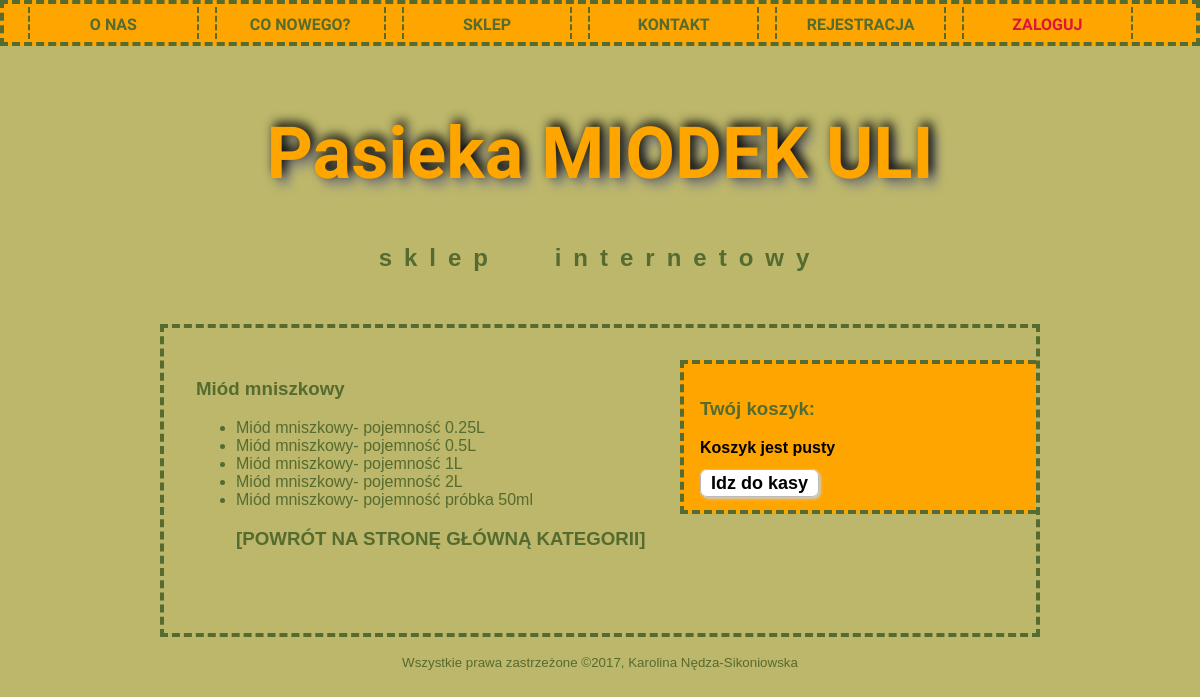
Screenshot of /show_me_my_miod.php?id_miod=1 with the database file from the repository.
### tables this page shows
CREATE TABLE `miody` (
  `id_miod` tinyint(4) NOT NULL,
  `nazwa_m` varchar(50) NOT NULL,
  `opis_m` text NOT NULL
);

CREATE TABLE `pojemnosc` (
  `id_poj` int(11) NOT NULL,
  `nazwa_poj` varchar(11) NOT NULL
);

### funkcje_sklep.php (the view, shortened to what this page needs)
<?php
function wynik_do_tablicy($result)
{
		$result_table = array();
		for ($j = 0 ; $row = $result->fetch_assoc() ; $j++)
		{
			$result_table[$j] = $row;
		}
	return $result_table;
}
function pobierz_nazwe_miodu($id_miod)
{
			try
			{
				$connection = polacz();
				if($connection->connect_errno!=0)
				{
					throw new Exception(mysqli_connect_errno());
				}
				else
				{
					$query = "SELECT M.nazwa_m
					FROM miody AS M WHERE M.id_miod = '".$id_miod."'";
					$result = $connection->query($query);
					if(!$result) throw new Exception($connection->error);
					else
					{
						$num_of_prod =$result->num_rows;
						$row = $result->fetch_object();
						return $row->nazwa_m;
					}
				}
			}
			catch(Exception $err)
			{
				blad($err);
			}
}
function pobierz_miody($miod)
{
				try
				{
					$connection = polacz();
					if($connection->connect_errno!=0)
					{
						throw new Exception(mysqli_connect_errno());
					}
					else
					{
						$query = "SELECT M.nazwa_m, MP.id_mp, P.nazwa_poj
						FROM miody AS M, miod_poj AS MP, pojemnosc AS P
						WHERE MP.rodzaj = M.id_miod AND MP.pojemnosc = P.id_poj AND M.nazwa_m = '$miod';";
						$result = $connection->query($query);
						if(!$result) throw new Exception($connection->error);
						else
						{
							$result = wynik_do_tablicy($result);
						}
						return $result;
					}
				}
				catch(Exception $err)
				{
					blad($err);
				}
}
function wyswietl_miody_pojemnosci($tablica_miodow)
{
	echo "<ul>";
	foreach($tablica_miodow as $row)
	{
		$url = "ten_sloik_miodu.php?id_mp=".($row['id_mp']);
		$miod = $row['nazwa_m'];
		$pojemnosc = $row['nazwa_poj'];
		echo "<li>";
		echo '<a href="'.$url.'"alt="miod">Miód '.$miod.'- pojemność '.$pojemnosc.'</a><br>';
	}
}
function przycisk($cel, $dzialanie) {
  echo '<a href="'.$cel.'" class="button">'.$dzialanie.'</a>';
}
?>

### show_me_my_miod.php (shortened to what this page needs)
<?php
require "funkcje_sklep.php";
$id_miod = $_GET['id_miod'];
$miod = pobierz_nazwe_miodu($id_miod);
?>
<!DOCTYPE html>
<html lang="pl-PL">
  <head>
	<link rel="stylesheet" href="styl1.css" type="text/css">
  </head>
 <body>
<div id="top"><nav>
	<div class="nav"><a href="index.php">o nas</a></div>
    <div class="nav"><a href="news.php">co nowego?</a></div>
    <div class="nav"><a href="sklep.php">sklep</a></div>
	<div class="nav"><a href="kontakt.php">kontakt</a></div>
    <?php
	if (isset($_SESSION['zalogowany'])&&$_SESSION['zalogowany']==true)
	{
		echo '<div class="nav"><a href="user_start.php">twoje konto</a></div>';
	}
	else
	{
		echo '<div class="nav"><a href="register.php">rejestracja</a></div>';
	}
	?>
	<?php
	if (isset($_SESSION['zalogowany'])&&$_SESSION['zalogowany']==true)
	{
		echo '<div class="nav"><a href="logout.php"><span style="color:crimson;">wyloguj</span></a></div>';
	}
	else
	{
		echo '<div class="nav"><a href="login.php"><span style="color:crimson;">zaloguj</span></a></div>';
	}
	?>
</nav></div>
 <div id="logo">
	<h1>Pasieka MIODEK ULI</h1>
	<h2>sklep internetowy</h2>
 </div>
 <div id="main">
	<div id="maincontent">
	<h3><?php echo "Miód ".$miod; ?></h3>
<?php
$tablica_miodow = pobierz_miody($miod);
wyswietl_miody_pojemnosci($tablica_miodow);
?>
<a href="sklep.php"><h3>[POWRÓT NA STRONĘ GŁÓWNĄ KATEGORII]</h3></a>
</div>
	<aside id="basket">
		<div>
		<h3>Twój koszyk:</h3>
<?php
if(($_SESSION['koszyk']) && (array_count_values($_SESSION['koszyk'])))
{
	pokaz_koszyk($_SESSION['koszyk']);
}
else
{
	echo "<p>Koszyk jest pusty</p>";
}
przycisk("do_kasy.php", "Idz do kasy");
?>
		</div>
	</aside>
 </div>
 <footer>
	 <small>Wszystkie prawa zastrzeżone &copy;2017, <a href="mailto:karolcia999@gmail.com">Karolina Nędza-Sikoniowska</a></small>
 </footer>
 </body>
 </html>

### styl1.css (style rules this page uses)
body { background-color: darkkhaki; font-size: medium; font-family: Calibri, sans-serif; margin: 0 !important; }
nav { width: auto; padding: 0.2em 1em; font-family: 'Cabin Sketch', cursive; font-size: 1em; font-weight: bold; text-transform: uppercase; text-align: center; color: darkolivegreen; background-color: orange; list-style-type: none; border: 4px dashed; margin-left: auto; margin-right: auto; }
.nav { float: left; margin-left: 0.5em; margin-right: 0.5em; padding: 0.5em 0.5em; margin-top: 0; border-right: 2px dashed; border-left: 2px dashed; background-color: orange; min-width: 13% ; height:1em; }
#top { margin-left: auto; margin-right: auto; }
#logo { padding: 1em 0; border: 0px; margin-right: auto; margin-left: auto; }
#main { width: 70%; padding-right: 0em; padding-left: 2em; padding-top: 2em; padding-bottom: 4em; margin-right: auto; margin-left: auto; margin-top: 1em; margin-bottom: 1em; color: darkolivegreen; text-align: justify; border: 4px dashed; }
#maincontent { float: left; width: auto; max-width: 70%; }
aside { float: right; padding: 1em; border-top: 4px dashed; border-bottom: 4px dashed; border-left: 4px dashed; color: darkolivegreen; background-color: orange; font-weight: bold; width: 20em; }
footer { clear: both; text-align: center; color: darkolivegreen; }
h1 { color: orange; font-family: 'Cabin Sketch', cursive; font-size: 4.5em; text-align: center; text-shadow: .05em -.05em 0.15em black, .1em .1em 0.15em gray; }
h2 { word-spacing: 1.5em; letter-spacing: 0.5em; text-align: center; color: darkolivegreen; }
p { color: black; }
a { text-decoration: none; color: darkolivegreen; }
#basket { background: url('img/mono-basket.png'); background-size: 6em 6em; background-repeat: no-repeat; background-position: 90% 0%; background-color: orange; }
.button { background-color: white; border: 1px solid #bbbbbb; -moz-border-radius: 7px; -webkit-border-radius: 7px; border-radius: 7px; -moz-box-shadow: 2px 2px 3px #cccccc; -webkit-box-shadow: 2px 2px 3px #cccccc; box-shadow: 2px 2px 3px #cccccc; text-decoration: none; color: black; font-family: Calibri, sans-serif; font-size: 18px; outline: none; padding: 3px 10px; }

### rows the page displays
miody: nazwa_m "mniszkowy", pojemnosc.nazwa_poj "0.25L", pojemnosc.nazwa_poj "0.5L", pojemnosc.nazwa_poj "1L", pojemnosc.nazwa_poj "2L", pojemnosc.nazwa_poj "próbka 50ml"

### other values shown
$dzialanie "Idz do kasy"
